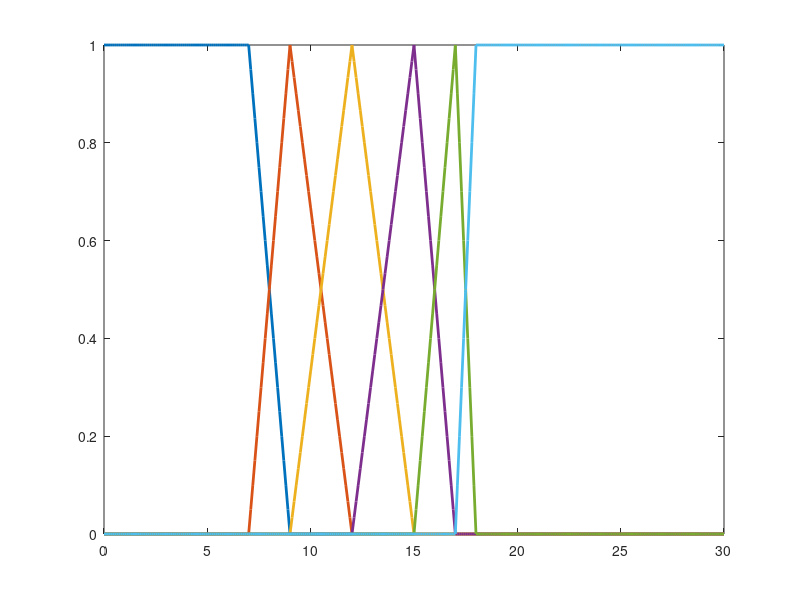

Source code (MATLAB):
%% ================================================================================
% Run this file first to compute the MPCS matrices. 
% Then run MPCS2analytic.m or MPCS2numeric.m to simulate the closed-loop system.

clear; clc;

% Parameters
ro = 1e6; % g/m^3
roc = 1e6; % g/m^3
cp = 1; % cal/(g*K)
cpc = 1; % cal/(g*K)
k0 = 1e10; % 1/min
E_R = 8330.1; % 1/K
h = 130e6; % cal/kmol
a = 0.516e6; % cal/(K*m^3)
b = 0.5; % -

% Constants
% Fin = F, so V is constant
V = 1; % m^3
Fin = 1; % m^3/min
F = 1; % m^3/min

% Controlled variables: x = [CA; T]
% Manipulated variables: u = [CAin; FC]
% Disturbance variables: z = [Tin; TCin]

% Object equations
% dCA/dt = f1(CA, T, CAin, FC, Tin, TCin)
% dT/dt = f2(CA, T, CAin, FC, Tin, TCin)
f = @(CA, T, CAin, FC, Tin, TCin) [
    (1/V) * (Fin*CAin - F*CA - V * k0 * exp(-E_R/T) * CA);
    (1/(V*ro*cp)) * (Fin*ro*cp*Tin - F*ro*cp*T + V*h*k0*exp(-E_R/T)*CA - (a * FC^(b+1) / (FC + (a * FC^b) / (2 * roc * cpc))) * (T - TCin))
];

% Operating point (steady state)
CAin_p = 2; % kmol/m^3
Tin_p = 343; % K
TCin_p = 310; % K


FC_p_tab = [7, 9, 12, 15, 17, 18]; % m^3/min

CA_p_tab = [3.487884655658222e-02, 0.05557088024052338, 0.09821109463204293, 0.1597172021766315, ...
    2.169362196188264e-01, 1.828622864494349]; % kmol/m^3

T_p_tab = [4.385550598263770e+02, 427.8255516809578, 415.2091350393931, 404.7356680017397, ...
    3.982004075634566e+02, 328.0431883372068]; % K

n_fuzzy = length(FC_p_tab);

Adf = cell(n_fuzzy, 1);
Bdf = cell(n_fuzzy, 1);
Edf = cell(n_fuzzy, 1);
Atf = cell(n_fuzzy, 1);
Vtf = cell(n_fuzzy, 1);
K1f = cell(n_fuzzy, 1);

for ii = 1:n_fuzzy
    FC_p = FC_p_tab(ii);
    CA_p = CA_p_tab(ii);
    T_p = T_p_tab(ii);

    disp(f(CA_p, T_p, CAin_p, FC_p, Tin_p, TCin_p));

    % ================================================================================
    % Linearization
    % [dCA/dt; dT/dt] = A*[CA - CA_p; T - T_p] + B*[CAin - CAin_p; FC - FC_p] + E*[Tin - Tin_p; TCin - TCin_p]

    Df_CA_p     =   (f(CA_p + 1e-8, T_p, CAin_p, FC_p, Tin_p, TCin_p) - f(CA_p, T_p, CAin_p, FC_p, Tin_p, TCin_p)) / 1e-8;
    Df_T_p      =   (f(CA_p, T_p + 1e-8, CAin_p, FC_p, Tin_p, TCin_p) - f(CA_p, T_p, CAin_p, FC_p, Tin_p, TCin_p)) / 1e-8;
    Df_CAin_p   =   (f(CA_p, T_p, CAin_p + 1e-8, FC_p, Tin_p, TCin_p) - f(CA_p, T_p, CAin_p, FC_p, Tin_p, TCin_p)) / 1e-8;
    Df_FC_p     =   (f(CA_p, T_p, CAin_p, FC_p + 1e-8, Tin_p, TCin_p) - f(CA_p, T_p, CAin_p, FC_p, Tin_p, TCin_p)) / 1e-8;
    Df_Tin_p    =   (f(CA_p, T_p, CAin_p, FC_p, Tin_p + 1e-8, TCin_p) - f(CA_p, T_p, CAin_p, FC_p, Tin_p, TCin_p)) / 1e-8;
    Df_TCin_p   =   (f(CA_p, T_p, CAin_p, FC_p, Tin_p, TCin_p + 1e-8) - f(CA_p, T_p, CAin_p, FC_p, Tin_p, TCin_p)) / 1e-8;

    A = [Df_CA_p, Df_T_p];
    B = [Df_CAin_p, Df_FC_p];
    E = [Df_Tin_p, Df_TCin_p];


    % ================================================================================
    % Find discretization of linearized model with RK4

    Ts = 0.05; % sampling time [min]

    % d(x-xp)/dt = A*(x-xp) + B*(u-up) + E*(z-zp)
    % x(k+1)-xp = Ad*(x(k)-xp) + Bd*(u(k)-up) + Ed*(z(k)-zp)

    % where Ad, Bd, Ed:
    % Ad = eye(size(A)) + A*Ts + (A^2)*(Ts^2)/2 + (A^3)*(Ts^3)/6 + (A^4)*(Ts^4)/24;
    % Bd = B*Ts + A*B*(Ts^2)/2 + A^2*B*(Ts^3)/6 + A^3*B*(Ts^4)/24;
    % Ed = E*Ts + A*E*(Ts^2)/2 + A^2*E*(Ts^3)/6 + A^3*E*(Ts^4)/24;

    A2 = A*A;
    A3 = A2*A;
    Tmp = Ts*eye(2) + A*(Ts^2)/2 + A2*(Ts^3)/6 + A3*(Ts^4)/24;
    Ad = eye(2) + A*Tmp;
    Bd = Tmp*B;
    Ed = Tmp*E;

    Adf{ii} = Ad;
    Bdf{ii} = Bd;
    Edf{ii} = Ed;

    % ===============================================================================
    % MPCS matrices

    N = 50; % prediction horizon (2.5 min)
    Nu = 5; % control horizon

    [nx, nu]=size(Bd);

    At = zeros(N*nx, nx);
    Mt = zeros(N*nx, Nu*nu);
    Vt = zeros(N*nx, nx);

    X = Ad;
    Y = eye(nx);
    for i=1:N
        At((i-1)*nx+1:i*nx, :) = X;
        Vt((i-1)*nx+1:i*nx, :) = Y;
        X = X * Ad;
        Y = Ad * Y + eye(nx);
    end

    [nn, ~] = size(Mt);
    for i=1:Nu
        Mt((i-1)*nx+1 : end, (i-1)*nu+1 : i*nu) = Vt(1 : nn - (i-1)*nx, :) * Bd;
    end

    lambda = 20; % control penalty
    Q = kron(eye(N), diag([10000, 1]));
    R = lambda * kron(eye(Nu), diag([20, 0.1]));

    K = (Mt' * Q * Mt + R) \ (Mt' * Q);
    K1 = K(1:nu, :);

    Atf{ii} = At;
    Vtf{ii} = Vt;
    K1f{ii} = K1;

end

mf = cell(n_fuzzy, 1);
mf{1} = @(FC) trapmf(FC, [-1e7, -1e6, 7, 9]);
mf{2} = @(FC) trimf(FC, [7, 9, 12]);
mf{3} = @(FC) trimf(FC, [9, 12, 15]);
mf{4} = @(FC) trimf(FC, [12, 15, 17]);
mf{5} = @(FC) trimf(FC, [15, 17, 18]);
mf{6} = @(FC) trapmf(FC, [17, 18, 1e6, 1e7]);

FC_test = 0:0.1:30;
figure;
for ii = 1:n_fuzzy
    plot(FC_test, mf{ii}(FC_test), 'LineWidth', 2); hold on;
end

% ===============================================================================
% clear temporary variables
clear FC_test;
clear i iif nn nx;
clear X Y;
clear K K1 lambda;
clear Ad At Bd Ed Vt;
clear Q R Mt;
clear CA_p FC_p T_p;
clear J;
clear A B E;
clear Df_CA_p Df_T_p Df_CAin_p Df_FC_p Df_Tin_p Df_TCin_p;
clear A2 A3 Tmp;
clear f;
whos;

% We are ready to run simulation in MPCS2analytic.m
